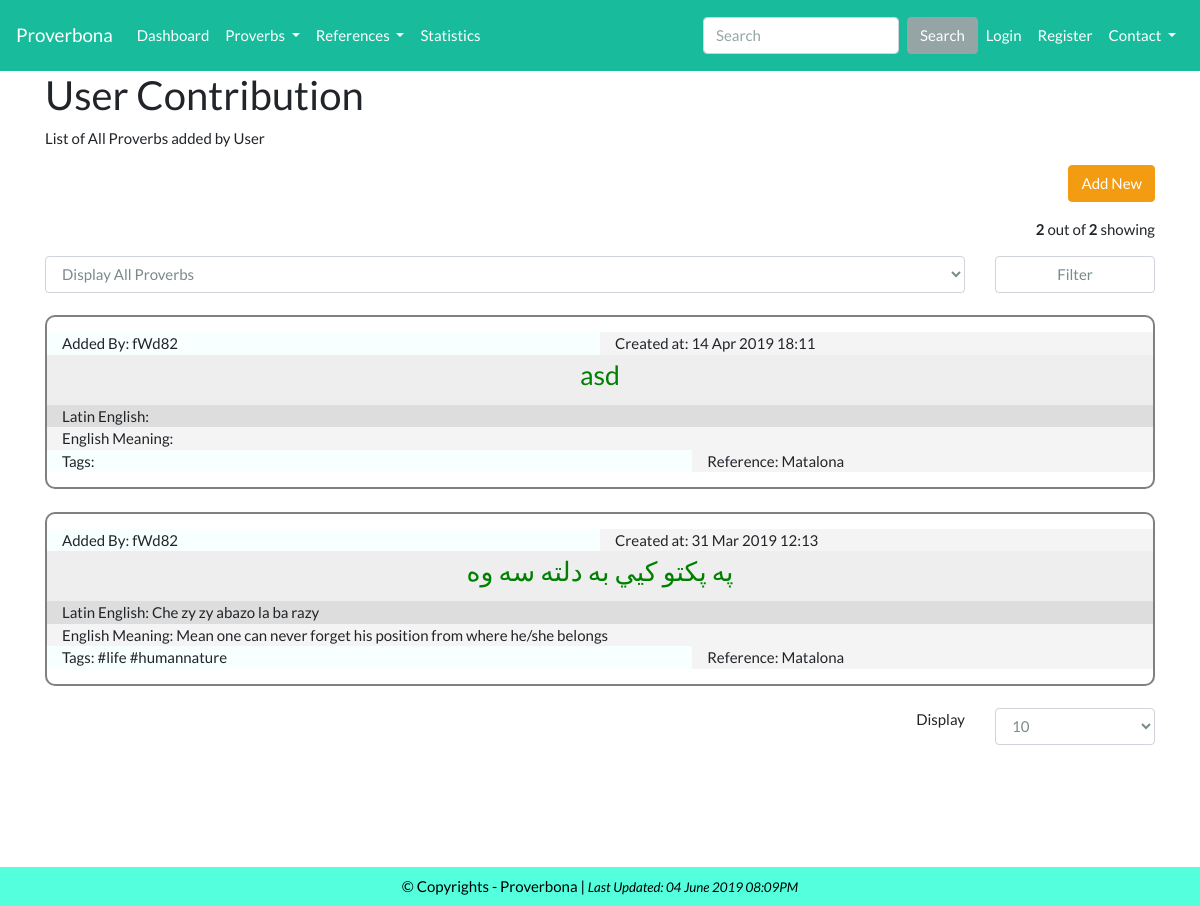
Page /user/contribution/fWd82 on the earlier database version.
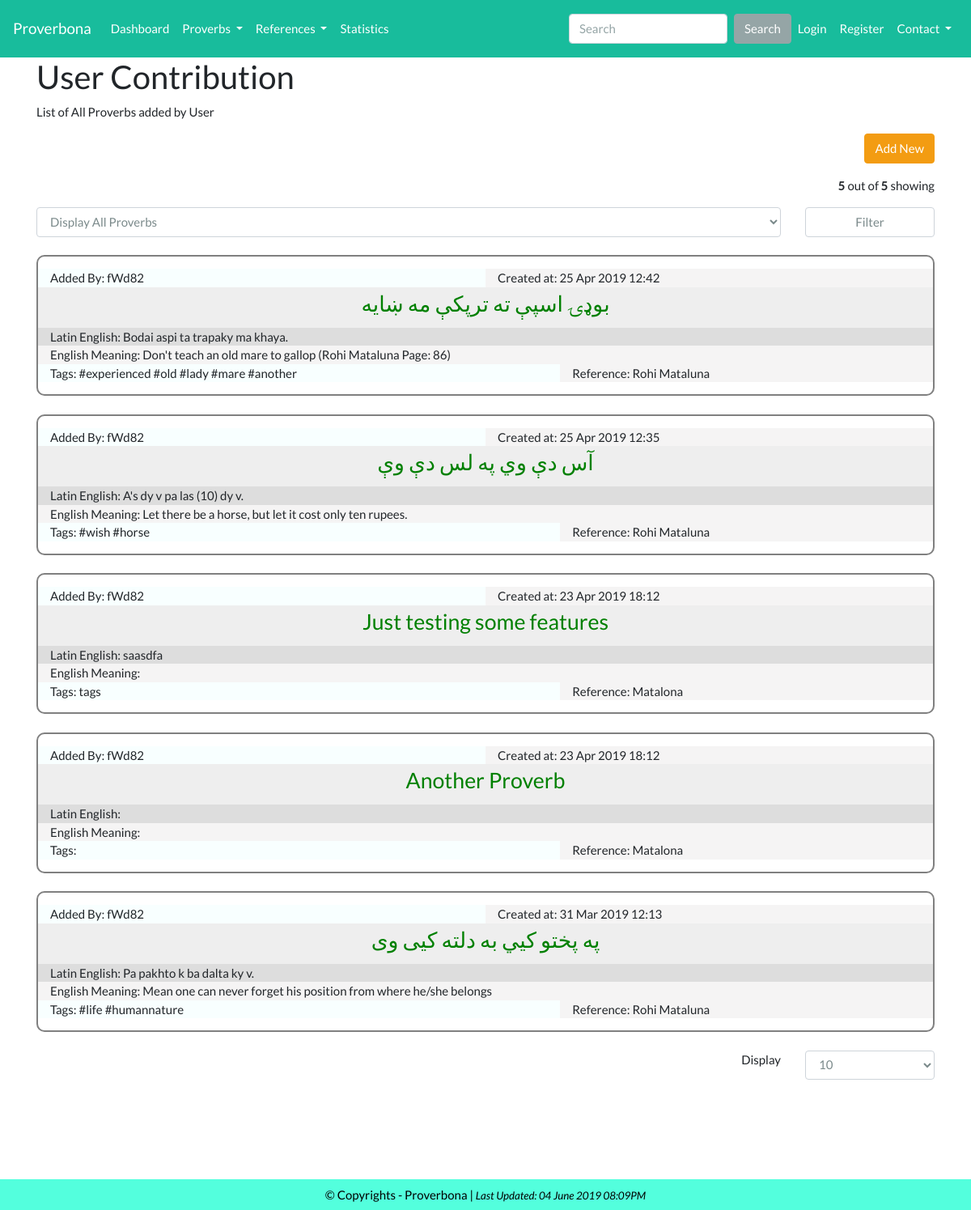
Same page on the later database version.
### tables this page shows
CREATE TABLE `table_proverb` (
  `proverb_id` int(11) NOT NULL,
  `proverb_lang` int(11) DEFAULT NULL,
  `proverb_statement` text NOT NULL,
  `proverb_latin_eng` text,
  `proverb_introduction` text,
  `proverb_eng_meaning` text,
  `proverb_history` text,
  `proverb_reference` int(11) NOT NULL,
  `proverb_tags` varchar(45) DEFAULT NULL,
  `proverb_addedby` int(11) DEFAULT NULL,
  `proverb_contributors` int(11) DEFAULT NULL,
  `proverb_timestamp` timestamp NULL DEFAULT CURRENT_TIMESTAMP
);

CREATE TABLE `table_user` (
  `user_id` int(11) NOT NULL,
  `user_fullname` varchar(45) DEFAULT NULL,
  `user_email` varchar(45) NOT NULL,
  `user_name` varchar(45) NOT NULL,
  `user_password` varchar(45) DEFAULT NULL,
  `user_nativelang` int(11) DEFAULT NULL,
  `user_otherlang` text,
  `user_country` varchar(45) DEFAULT NULL,
  `user_address` text,
  `user_department` varchar(45) DEFAULT NULL,
  `user_bio` text,
  `user_timestamp` timestamp NULL DEFAULT CURRENT_TIMESTAMP
);

CREATE TABLE `table_reference` (
  `reference_id` int(11) NOT NULL,
  `reference_lang` int(11) DEFAULT NULL,
  `reference_title` text,
  `reference_category` varchar(45) DEFAULT NULL,
  `reference_author` varchar(45) DEFAULT NULL,
  `reference_introduction` text,
  `reference_published_year` varchar(45) DEFAULT NULL,
  `reference_img_path` varchar(45) DEFAULT NULL,
  `reference_addedby` int(11) DEFAULT NULL,
  `reference_timestamp` timestamp NULL DEFAULT CURRENT_TIMESTAMP
);

### application/controllers/User.php (called while the page is built, shortened)
<?php
class User extends CI_Controller{
    public function contribution($user_name){
                $this->load->library('pagination');
                $config['per_page']         = 10;
            $all_proverbs = $this->User_model->user_contribution_proverb_added($config['per_page'], $this->uri->segment(3), $user_name);
            $total_all_proverbs = $this->Statistics_model->total_no_of_proverbs_added_by_user($user_name);
            $this->load->view('public/user_contribution', ['all_proverb1'=>$all_proverbs, 'total_all_proverbs'=>$total_all_proverbs]);
    }
    function __construct() {
        $this->load->model('User_model');
        $this->load->model('Proverbs_model');
        $this->load->model('Statistics_model');
    }
}

### index.php (called while the page is built, shortened)
<?php
require_once BASEPATH.'core/CodeIgniter.php';

### application/models/Statistics_model.php (called while the page is built, shortened)
<?php
    class Statistics_model extends CI_Model{
        function total_no_of_proverbs_added_by_user($user_name){
            $query = $this->db
                            ->from('table_proverb')
                            ->join('table_user', 'table_proverb.proverb_addedby = table_user.user_id')
                            ->where('user_name', $user_name)
                            ->get();
            return $query->num_rows();
        }
    }

### application/models/User_model.php (called while the page is built, shortened)
<?php
class User_model extends CI_Model{
    public function user_contribution_proverb_added($limit, $offset, $user_name){
        $query = $this->db
                            ->select(['proverb_id','proverb_statement', 'proverb_tags', 'proverb_latin_eng', 'proverb_eng_meaning', 'table_reference.reference_title', 'table_user.user_name', 'proverb_timestamp'])
                            ->from('table_proverb')
                            ->where('table_user.user_name', $user_name)
                            ->order_by('proverb_timestamp', 'DESC')
                            ->join('table_user', 'table_proverb.proverb_addedby = table_user.user_id')
                            ->join('table_reference', 'table_proverb.proverb_reference = table_reference.reference_id')
                            ->limit($limit, $offset)
                            ->get();
        return $query->result();
    }
}

### application/views/public/user_contribution.php (the view, shortened to what the changed rows need)
<?php
if ($this->session->userdata('login_id')) {
    include(__DIR__ . '../../admin/admin_header.php');
}else{include('public_header.php');}
?>
<div class="container">
    <h2>User Contribution</h2>
    <p class="text-right">
        <?php echo "<strong>" . count($all_proverb1)."</strong> out of " . "<strong>".
                                $total_all_proverbs ." </strong>showing"; ?>
    </p>
<br>
    <?php if (count($all_proverb1)):?>
        <?php foreach ($all_proverb1 as $all_proverbss): ?>
            <div class="smthing">
                <div class="row">
                    <div class="col col-lg-6" style="background:rgb(248, 255, 255)">Added By:  <?= $all_proverbss->user_name; ?> </div>
                    <div class="col col-lg-6" style="background:rgb(245, 244, 244)">Created at: <?= date('d M Y H:i', strtotime($all_proverbss->proverb_timestamp)); ?></div>
                </div>
                <div class="row">
                    <div class="col col-12" style="background:#eee; height: 50px; text-align: center; font-size: 20pt"> <?= anchor(base_url('proverb/proverb_detail') . "/{$all_proverbss->proverb_id}", $all_proverbss->proverb_statement); ?> </div>
                </div>
                <div class="row">
                    <div class="col col-lg-12" style="background:rgb(221, 221, 221)">Latin English: <?= $all_proverbss->proverb_latin_eng; ?> </div>
                </div>
                <div class="row">
                    <div class="col col-lg-12" style="background:rgb(245, 244, 244)">English Meaning: <?= $all_proverbss->proverb_eng_meaning; ?></div>
                </div>
                <div class="row">
                    <div class="col col-7" style="background:rgb(248, 255, 255)">Tags: <?= $all_proverbss->proverb_tags; ?> </div>
                    <div class="col col-5" style="background:rgb(245, 244, 244)">Reference: <?= $all_proverbss->reference_title; ?> </div>
                </div>
            </div>
             <br>
        <?php endforeach; ?>
    <?php endif; ?>
</div>
<br><br><br><br><br>
<?php include('public_footer.php'); ?>

Differences in the rows shown:
added table_proverb: proverb_addedby.user_name "fWd82", proverb_timestamp "25 Apr 2019 12:42", proverb_id+proverb_statement "بوډۍ اسپې ته ترپکې مه ښايه", proverb_latin_eng "Bodai aspi ta trapaky ma khaya.", proverb_eng_meaning "Don't teach an old mare to gallop (Rohi Mataluna Page: 86)", proverb_tags "#experienced #old #lady #mare #another", proverb_reference.reference_title "Rohi Mataluna"
changed table_proverb: proverb_timestamp "14 Apr 2019 18:11" → "25 Apr 2019 12:35"; proverb_id+proverb_statement "asd" → "آس دې وي په لس دې وې"; proverb_latin_eng (not shown) → "A's dy v pa las (10) dy v."; proverb_eng_meaning (not shown) → "Let there be a horse, but let it cost only ten rupees."; proverb_tags (not shown) → "#wish #horse"; proverb_reference.reference_title "Matalona" → "Rohi Mataluna"
added table_proverb: proverb_addedby.user_name "fWd82", proverb_timestamp "23 Apr 2019 18:12", proverb_id+proverb_statement "Just testing some features", proverb_latin_eng "saasdfa", proverb_tags "tags", proverb_reference.reference_title "Matalona"
added table_proverb: proverb_addedby.user_name "fWd82", proverb_timestamp "23 Apr 2019 18:12", proverb_id+proverb_statement "Another Proverb", proverb_reference.reference_title "Matalona"
changed table_proverb "Mean one can never forget his position from where he/she belongs": proverb_id+proverb_statement "په پکتو کيي به دلته سه وه" → "په پختو کيي به دلته کیی وی"; proverb_latin_eng "Che zy zy abazo la ba razy" → "Pa pakhto k ba dalta ky v."; proverb_reference.reference_title "Matalona" → "Rohi Mataluna"
Other differences:
count($all_proverb1): "2" → "5"
$total_all_proverbs: "2" → "5"
